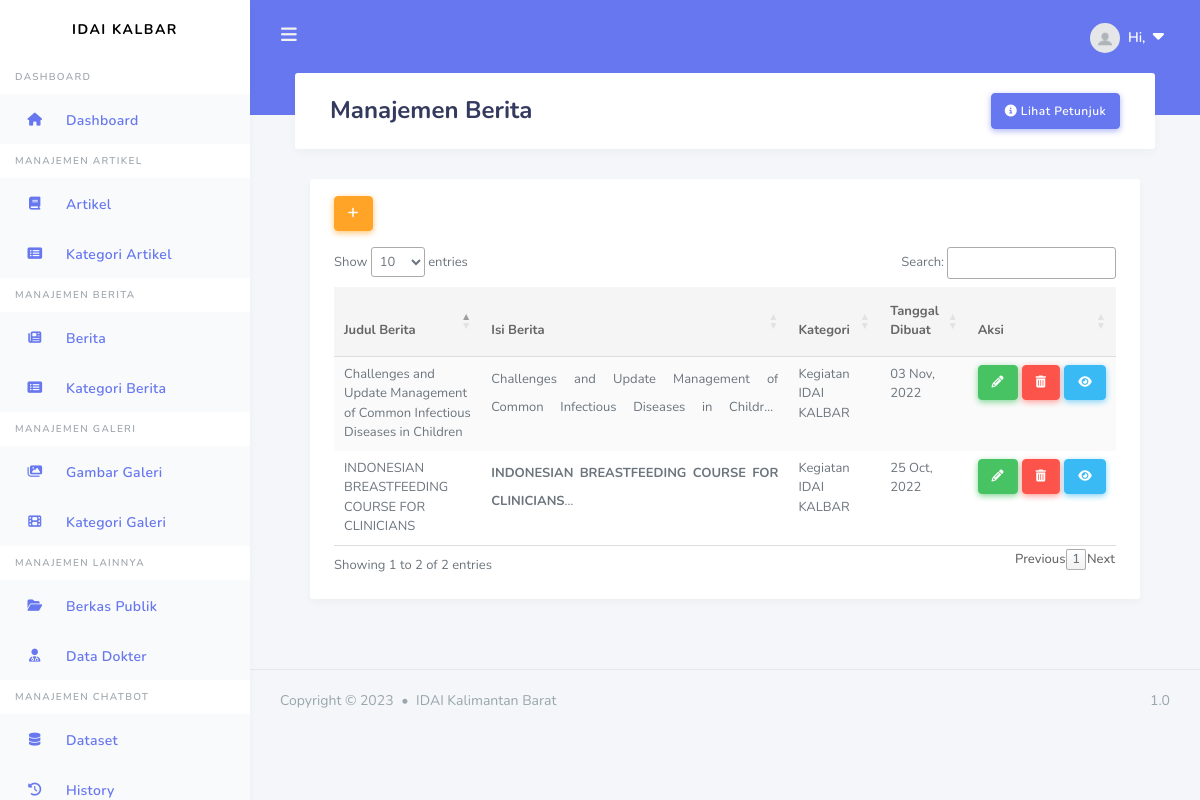
/admin/berita, run on the app's committed database.
### apps/models.py (models this page shows, shortened)
class News(db.Model):
    id = db.Column(db.Integer, primary_key=True)
    title = db.Column(db.String(100), nullable=False)
    image_news = db.Column(db.String(20))
    date_posted = db.Column(db.DateTime, nullable=False, default=datetime.utcnow)
    content = db.Column(db.Text, nullable=False)
    slug = db.Column(db.Text, nullable=False, unique=True)
    user_id = db.Column(db.Integer, db.ForeignKey('user.id'), nullable=False)
    category_id = db.Column(db.Integer, db.ForeignKey('categoryn.id'),
        nullable=False)
    categoryn = db.relationship('Categoryn', backref=db.backref('news', lazy=True))

class Categoryn(db.Model):
    id = db.Column(db.Integer, primary_key=True)
    name = db.Column(db.String(50), nullable=False)
    slug = db.Column(db.String(50))

### apps/news/routes.py (the view)
@news.route("/admin/berita")
def news_admin():
    news = News.query.all()
    cat = Categoryn.query.all()
    return render_template('users/admin/news/berita_admin.html', title='Berita', news=news, cat=cat)

### apps/templates/users/admin/news/berita_admin.html (shortened to what this page needs)
{% extends "layouts/base_dashboard.html" %}
{% block header %}
<div class="container">
    <h1>Manajemen {{ title }}</h1>
    <button type="button" class="btn btn-primary float-right" data-toggle="modal" data-target="#exampleModal">
        <i class="fa-solid fa-circle-info"></i>&nbsp;Lihat Petunjuk
    </button>
  </div>
{% endblock header %}
{% block content %}
<div class="container">
    <div class="row">
      <div class="col-12 col-md-12 col-lg-12">
        <div class="card">
          <section class="section m-4">
            <div class="mb-3">
                <a href="{{ url_for('news.new_news') }}" type="button" class="btn btn-warning btn-md" data-placement="top" title="Add"><i class="fa-solid fa-plus"></i></a>
            </div>
            <table id="data" class="table table-hover table-striped" style="width:100%">
                <thead>
                    <tr>
                    <th scope="col">Judul Berita</th>
                    <th scope="col">Isi Berita</th>
                    <th scope="col">Kategori</th>
                    <th scope="col">Tanggal Dibuat</th>
                    <th scope="col">Aksi</th>
                    </tr>
                </thead>
                <tbody>
                    {% for n in news %}
                    <tr>
                    <td>{{ n.title }}</td>
                    <td>
                        <div class="module line-clamp">
                            {{ n.content | safe}}
                            </div>
                    </td>
                    <td>{{ n.categoryn.name }}</td>
                    <td>{{ n.date_posted.strftime('%d %b, %Y') }}</td>
                    <td>
                        <div class="d-grid gap-2 d-md-flex justify-content-md-end">
                            <a href="{{ url_for('news.news_update', berita_id=n.id) }}" type="button" class="btn btn-success btn-md mr-1" title="Edit">
                                <i class="fa-solid fa-pencil"></i>
                            </a>
                            <button type="button" class="btn btn-danger btn-md mr-1" data-toggle="modal" data-target="#deleteModal{{n.id}}" title="Delete">
                                <i class="fa-solid fa-trash-can"></i>
                            </button>
                            <button type="button" class="btn btn-md btn-info " data-toggle="modal" data-target="#myModal{{n.id}}" title="Show">
                                <i class="fa-solid fa-eye"></i>
                            </button>
                        </div>
                    </td>
                    </tr>
                    {% endfor %}
                </tbody>
            </table>
          </section>
        </div>
      </div>
    </div>
</div>
{% endblock content%}

### apps/static/assets/css/custom.css (style rules this page uses)
.module { margin: 0 0 1em 0; overflow: hidden; }
.module p { text-align: justify; margin: 0; }
.line-clamp { display: -webkit-box; -webkit-line-clamp: 2; -webkit-box-orient: vertical; }

### data on the page
News: title "INDONESIAN BREASTFEEDING COURSE FOR CLINICIANS", content "INDONESIAN BREASTFEEDING COURSE FOR CLINICIANS", categoryn.name "Kegiatan IDAI KALBAR", date_posted "25 Oct, 2022"
News: title "Challenges and Update Management of Common Infectious Diseases in Children", content "Challenges and Update Management of Common Infectious Diseases in…", categoryn.name "Kegiatan IDAI KALBAR", date_posted "03 Nov, 2022"

### other printed values
{{ title }} "Berita"
